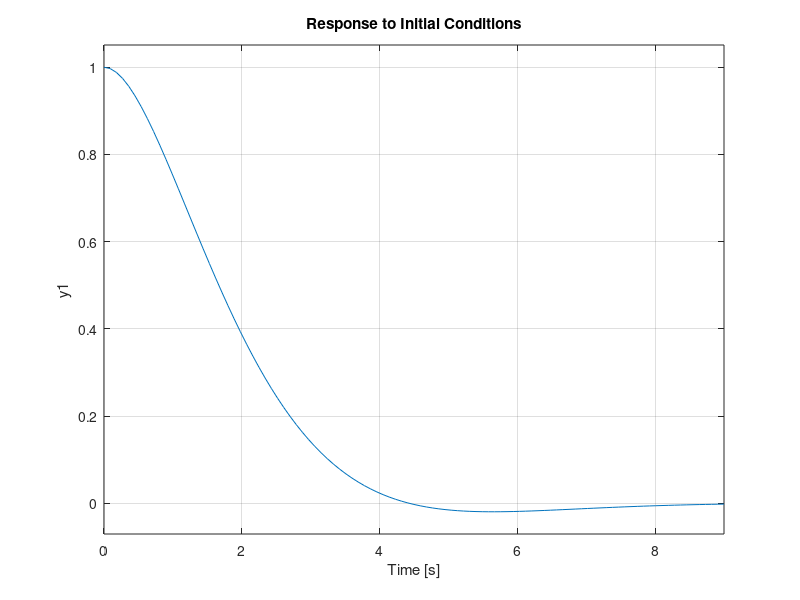

Recreate this plot in MATLAB. (Note: this script raises an error after producing the figure.)
clc; clear all

% make matrices for vals
A = [0 1; -4/5 -7/5];
B = [0; 1/5];
C = [1 0];
D = [0];

% create sys
sys = ss(A, B, C, D);

% set initial conditions
x0 = [1 0];

% plot response
figure(1)
initial(sys, x0);

clc; clear all

% call ode45
[t, y] = ode45(@xdot_prob, [0, 10], [1, 0]);
figure(2)
plot(t, y)
title("ODE45");
xlabel("Time (s)"); ylabel("y"); legend("$\dot{x_{1}}$", "$\dot{x_{2}}$", "interpreter", "latex")

% function for ODE
function xdot = xdot_prob(t, x)
    xdot = [x(2); -4/5*x(1)-7/5*x(2)];
end